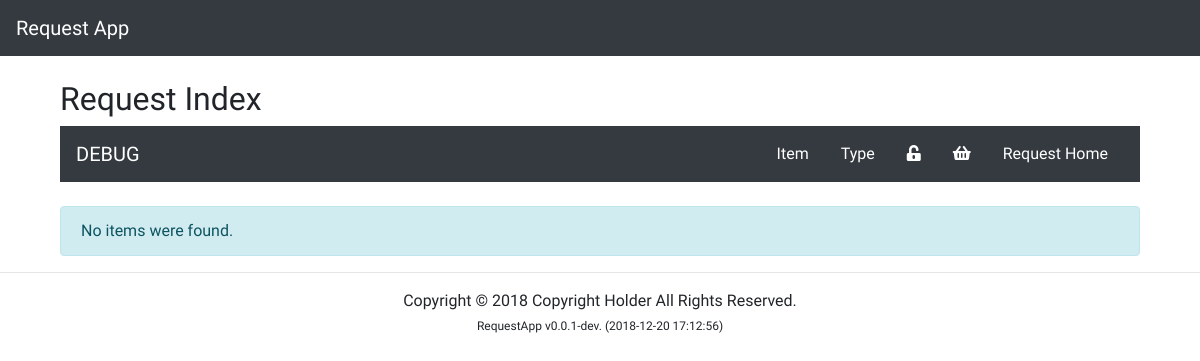
Before: /request/request.php with the older database file.
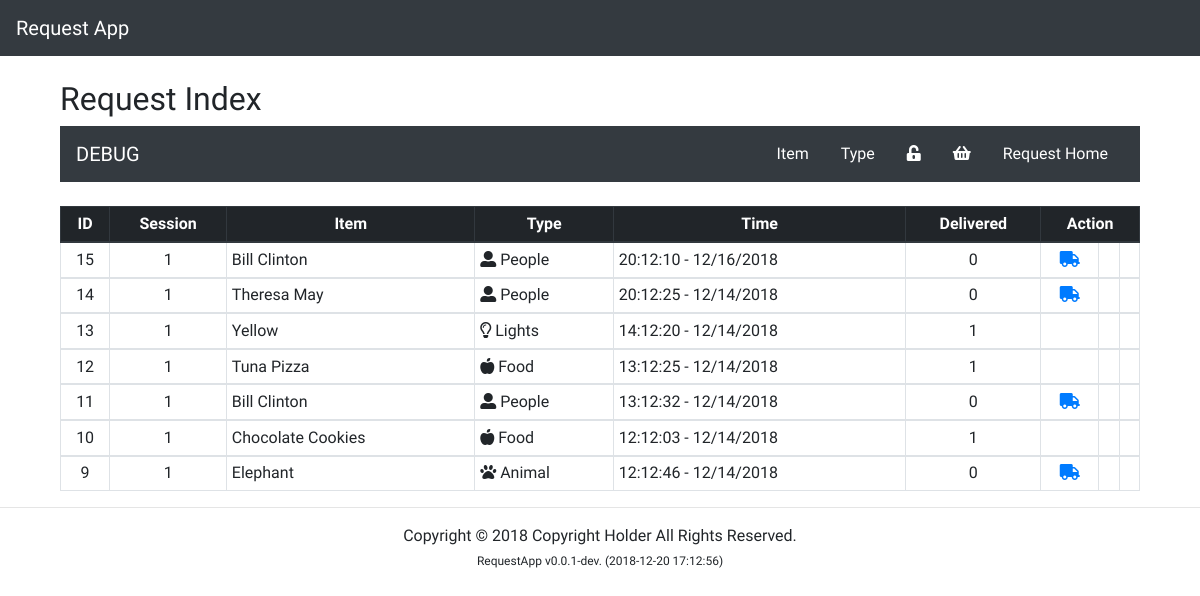
After: the same page with the newer database file.
### tables this page shows
CREATE TABLE `transaction_log` (
  `trans_id` int(11) NOT NULL COMMENT 'Transaction ID',
  `trans_session_id` int(11) DEFAULT NULL COMMENT 'Transaction Session ID',
  `trans_item_id` int(11) DEFAULT NULL COMMENT 'Transaction Item ID',
  `trans_type_id` int(11) DEFAULT NULL COMMENT 'Transaction Type ID',
  `trans_time` datetime DEFAULT CURRENT_TIMESTAMP COMMENT 'Transaction Time',
  `trans_delivered` tinyint(1) DEFAULT '0' COMMENT 'Has the item been delivered to the customer?'
);

CREATE TABLE `items` (
  `item_id` int(11) NOT NULL COMMENT 'ID of the Item',
  `item_name` varchar(50) DEFAULT NULL COMMENT 'Name of the Item',
  `item_type` varchar(50) DEFAULT NULL COMMENT 'Type of the Item',
  `item_image` varchar(50) DEFAULT NULL COMMENT 'Item Image Path',
  `item_active` tinyint(1) NOT NULL DEFAULT '1' COMMENT 'Wether the item is active or not.',
  `item_notes` text COMMENT 'Item Notes',
  `item_price` decimal(10,2) DEFAULT '0.00' COMMENT 'Item Price',
  `item_schema` int(11) DEFAULT NULL COMMENT 'Item field schema',
  `item_f1` varchar(255) DEFAULT NULL COMMENT 'Field 1',
  `item_f2` varchar(255) DEFAULT NULL COMMENT 'Field 2',
  `item_f3` varchar(255) DEFAULT NULL COMMENT 'Field 3'
);

CREATE TABLE `types` (
  `type_id` int(11) NOT NULL COMMENT 'The ID of the Type',
  `type_name` varchar(50) NOT NULL COMMENT 'The Name of the Type',
  `type_icon` varchar(250) DEFAULT NULL COMMENT 'Icon of the type'
);

### request/request.php (the view, shortened to what this page needs)
<?php require_once($_SERVER["DOCUMENT_ROOT"] . "/RequestApp/partials/_header.php");?>
<body>
<div class="container">
  <br>
  <div class="col-md-12">
    <h2>Request Index</h2>
    <?php require_once($_SERVER["DOCUMENT_ROOT"] . "/RequestApp/partials/_nav.php");?>
    <br>
    <?php
    $activesql = "SELECT * FROM transaction_log
    INNER JOIN items ON transaction_log.trans_item_id=items.item_id
    INNER JOIN types ON transaction_log.trans_type_id=types.type_id
    ORDER BY trans_time DESC";
    if ($result = mysqli_query($link, $activesql)) {
        if (mysqli_num_rows($result) > 0) {
    ?>
    <table id='resultTable' class='table table-sm table-bordered'>
      <thead class="thead-dark">
        <tr>
          <th class='text-center'>ID</th>
          <th class='text-center'>Session</th>
          <th class='text-center'>Item</th>
          <th class='text-center'>Type</th>
          <th class='text-center'>Time</th>
          <th class='text-center'>Delivered</th>
          <th class='text-center' colspan="3">Action</th>
        </tr>
      </thead>
      <?php
          while ($row = mysqli_fetch_array($result)) {
            $transID = $row['trans_id'];
            $transSession = $row['trans_session_id'];
            $transItemID = $row['trans_id'];
            $transItem = $row['item_name'];
            $transType = $row['type_name'];
            $transTypeIcon = $row['type_icon'];
            $transTime = $row['trans_time'];
            $transDelivered = $row['trans_delivered'];
              echo "<tbody>";
                echo "<tr>";
                  echo "<td class='text-center'>" . $transID . "</td>";
                  if ($transSession != '') {
                    if ($transSession != 0) {
                      echo "<td class='text-center'>" . $transSession . "</td>";
                    } else {
                      echo "<td class='text-center'>Error</td>";
                    }
                  } else {
                    echo "<td class='text-center'>No Session</td>";
                  }
                  echo "<td>" . $transItem . "</td>";
                  echo "<td>" . $transTypeIcon . " " . $transType . "</td>";
                  echo "<td>" . date("H:m:s - m/d/Y", strtotime($transTime)) . "</td>";
                  echo "<td class='text-center'>" . $transDelivered . "</td>";
                  if ($transDelivered != 0 || $transDelivered != 1) {
                    if ($transDelivered == 0) {
                      echo "<td class='text-center'><a href='../crud/server.php?delivered=" . $transItemID . "' class='view_btn'><i class='fas fa-truck'></i></a></td>";
                    } else if ($transDelivered == 1) {
                      echo "<td></td>";
                    }
                  } else {
                    echo "<td class='text-red'>Error</td>";
                  }
                  echo "<td class='text-center'></td>";
                  echo "<td class='text-center'></td>";
                echo "</tr>";
              echo "</tbody>";
          }
            echo "</table>";
        } else {
            echo "<p class='alert alert-info'>No items were found.</p>";
        }
    } else {
        echo "<p class='alert alert-danger'>ERROR: " . SQLError($link) . "</p>";
    } ?>
  </div>
</div>
</body>
<?php require_once($_SERVER["DOCUMENT_ROOT"] . "/RequestApp/partials/_footer.php");?>

Changed rows visible on the page:
added transaction_log: trans_id "15", trans_session "1", items.item_name "Bill Clinton", types.type_name "People", trans_time "20:12:10 - 12/16/2018", trans_delivered "0"
added transaction_log: trans_id "14", trans_session "1", items.item_name "Theresa May", types.type_name "People", trans_time "20:12:25 - 12/14/2018", trans_delivered "0"
added transaction_log: trans_id "13", trans_session "1", items.item_name "Yellow", types.type_name "Lights", trans_time "14:12:20 - 12/14/2018", trans_delivered "1"
added transaction_log: trans_id "12", trans_session "1", items.item_name "Tuna Pizza", types.type_name "Food", trans_time "13:12:25 - 12/14/2018", trans_delivered "1"
added transaction_log: trans_id "11", trans_session "1", items.item_name "Bill Clinton", types.type_name "People", trans_time "13:12:32 - 12/14/2018", trans_delivered "0"
added transaction_log: trans_id "10", trans_session "1", items.item_name "Chocolate Cookies", types.type_name "Food", trans_time "12:12:03 - 12/14/2018", trans_delivered "1"
added transaction_log: trans_id "9", trans_session "1", items.item_name "Elephant", types.type_name "Animal", trans_time "12:12:46 - 12/14/2018", trans_delivered "0"
Other visible differences:
text no longer shown: "No items were found."
text now shown: "ID Session Item Type Time Delivered Action"
